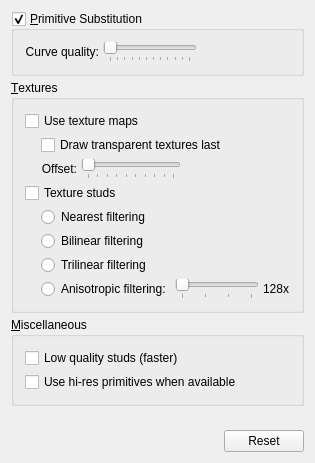
     <widget class="QWidget" name="primitivesTab">
      <attribute name="title">
       <string>Primitives</string>
      </attribute>
      <layout class="QVBoxLayout">
       <property name="spacing">
        <number>4</number>
       </property>
       <property name="leftMargin">
        <number>11</number>
       </property>
       <property name="topMargin">
        <number>11</number>
       </property>
       <property name="rightMargin">
        <number>11</number>
       </property>
       <property name="bottomMargin">
        <number>11</number>
       </property>
       <item>
        <widget class="QGroupBox" name="primitiveSubstitutionButton">
         <property name="title">
          <string>&amp;Primitive Substitution</string>
         </property>
         <property name="checkable">
          <bool>true</bool>
         </property>
         <layout class="QVBoxLayout">
          <property name="spacing">
           <number>4</number>
          </property>
          <property name="leftMargin">
           <number>11</number>
          </property>
          <property name="topMargin">
           <number>11</number>
          </property>
          <property name="rightMargin">
           <number>11</number>
          </property>
          <property name="bottomMargin">
           <number>11</number>
          </property>
          <item>
           <layout class="QHBoxLayout">
            <property name="spacing">
             <number>0</number>
            </property>
            <property name="leftMargin">
             <number>0</number>
            </property>
            <property name="topMargin">
             <number>0</number>
            </property>
            <property name="rightMargin">
             <number>0</number>
            </property>
            <property name="bottomMargin">
             <number>0</number>
            </property>
            <item>
             <layout class="QHBoxLayout">
              <property name="spacing">
               <number>4</number>
              </property>
              <property name="leftMargin">
               <number>0</number>
              </property>
              <property name="topMargin">
               <number>0</number>
              </property>
              <property name="rightMargin">
               <number>0</number>
              </property>
              <property name="bottomMargin">
               <number>0</number>
              </property>
              <item>
               <widget class="QLabel" name="curveQualityLabel">
                <property name="enabled">
                 <bool>true</bool>
                </property>
                <property name="frameShadow">
                 <enum>QFrame::Plain</enum>
                </property>
                <property name="text">
                 <string>Curve quality:</string>
                </property>
                <property name="textFormat">
                 <enum>Qt::AutoText</enum>
                </property>
                <property name="scaledContents">
                 <bool>false</bool>
                </property>
                <property name="alignment">
                 <set>Qt::AlignRight|Qt::AlignTrailing|Qt::AlignVCenter</set>
                </property>
                <property name="wordWrap">
                 <bool>false</bool>
                </property>
               </widget>
              </item>
              <item>
               <widget class="QSlider" name="curveQualitySlider">
                <property name="sizePolicy">
                 <sizepolicy hsizetype="Expanding" vsizetype="Fixed">
                  <horstretch>0</horstretch>
                  <verstretch>0</verstretch>
                 </sizepolicy>
                </property>
                <property name="minimumSize">
                 <size>
                  <width>75</width>
                  <height>0</height>
                 </size>
                </property>
                <property name="maximumSize">
                 <size>
                  <width>100</width>
                  <height>32767</height>
                 </size>
                </property>
                <property name="minimum">
                 <number>1</number>
                </property>
                <property name="maximum">
                 <number>12</number>
                </property>
                <property name="pageStep">
                 <number>1</number>
                </property>
                <property name="orientation">
                 <enum>Qt::Horizontal</enum>
                </property>
                <property name="tickPosition">
                 <enum>QSlider::TicksBelow</enum>
                </property>
               </widget>
              </item>
              <item>
               <spacer name="Spacer19">
                <property name="orientation">
                 <enum>Qt::Horizontal</enum>
                </property>
                <property name="sizeType">
                 <enum>QSizePolicy::Expanding</enum>
                </property>
                <property name="sizeHint" stdset="0">
                 <size>
                  <width>20</width>
                  <height>20</height>
                 </size>
                </property>
               </spacer>
              </item>
             </layout>
            </item>
           </layout>
          </item>
         </layout>
        </widget>
       </item>
       <item>
        <widget class="QGroupBox" name="TexturesGroupBox">
         <property name="title">
          <string>&amp;Textures</string>
         </property>
         <layout class="QVBoxLayout">
          <property name="spacing">
           <number>4</number>
          </property>
          <property name="leftMargin">
           <number>11</number>
          </property>
          <property name="topMargin">
           <number>11</number>
          </property>
          <property name="rightMargin">
           <number>11</number>
          </property>
          <property name="bottomMargin">
           <number>11</number>
          </property>
          <item>
           <layout class="QHBoxLayout">
            <property name="spacing">
             <number>0</number>
            </property>
            <property name="leftMargin">
             <number>0</number>
            </property>
            <property name="topMargin">
             <number>0</number>
            </property>
            <property name="rightMargin">
             <number>0</number>
            </property>
            <property name="bottomMargin">
             <number>0</number>
            </property>
            <item>
             <layout class="QVBoxLayout">
              <property name="spacing">
               <number>4</number>
              </property>
              <property name="leftMargin">
               <number>0</number>
              </property>
              <property name="topMargin">
               <number>0</number>
              </property>
              <property name="rightMargin">
               <number>0</number>
              </property>
              <property name="bottomMargin">
               <number>0</number>
              </property>
              <item>
               <widget class="QCheckBox" name="useTextureMapsButton">
                <property name="text">
                 <string>Use texture maps</string>
                </property>
               </widget>
              </item>
              <item>
               <layout class="QHBoxLayout">
                <property name="spacing">
                 <number>0</number>
                </property>
                <property name="leftMargin">
                 <number>0</number>
                </property>
                <property name="topMargin">
                 <number>0</number>
                </property>
                <property name="rightMargin">
                 <number>0</number>
                </property>
                <property name="bottomMargin">
                 <number>0</number>
                </property>
                <item>
                 <spacer name="spacer_drawtransparent">
                  <property name="orientation">
                   <enum>Qt::Horizontal</enum>
                  </property>
                  <property name="sizeType">
                   <enum>QSizePolicy::Fixed</enum>
                  </property>
                  <property name="sizeHint" stdset="0">
                   <size>
                    <width>16</width>
                    <height>20</height>
                   </size>
                  </property>
                 </spacer>
                </item>
                <item>
                 <layout class="QVBoxLayout">
                  <property name="spacing">
                   <number>4</number>
                  </property>
                  <property name="leftMargin">
                   <number>0</number>
                  </property>
                  <property name="topMargin">
                   <number>0</number>
                  </property>
                  <property name="rightMargin">
                   <number>0</number>
                  </property>
                  <property name="bottomMargin">
                   <number>0</number>
                  </property>
                  <item>
                   <widget class="QCheckBox" name="drawTransparentTexturesLastButton">
                    <property name="text">
                     <string>Draw transparent textures last</string>
                    </property>
                   </widget>
                  </item>
                  <item>
                   <layout class="QHBoxLayout">
                    <property name="spacing">
                     <number>4</number>
                    </property>
                    <property name="leftMargin">
                     <number>0</number>
                    </property>
                    <property name="topMargin">
                     <number>0</number>
                    </property>
                    <property name="rightMargin">
                     <number>0</number>
                    </property>
                    <property name="bottomMargin">
                     <number>0</number>
                    </property>
                    <item>
                     <widget class="QLabel" name="transparentTextureOffsetLabel">
                      <property name="enabled">
                       <bool>true</bool>
                      </property>
                      <property name="frameShadow">
                       <enum>QFrame::Plain</enum>
                      </property>
                      <property name="text">
                       <string>Offset:</string>
                      </property>
                      <property name="textFormat">
                       <enum>Qt::AutoText</enum>
                      </property>
                      <property name="scaledContents">
                       <bool>false</bool>
                      </property>
                      <property name="alignment">
                       <set>Qt::AlignRight|Qt::AlignTrailing|Qt::AlignVCenter</set>
                      </property>
                      <property name="wordWrap">
                       <bool>false</bool>
                      </property>
                     </widget>
                    </item>
                    <item>
                     <widget class="QSlider" name="transparentOffsetSlider">
                      <property name="sizePolicy">
                       <sizepolicy hsizetype="Expanding" vsizetype="Fixed">
                        <horstretch>0</horstretch>
                        <verstretch>0</verstretch>
                       </sizepolicy>
                      </property>
                      <property name="minimumSize">
                       <size>
                        <width>75</width>
                        <height>0</height>
                       </size>
                      </property>
                      <property name="maximumSize">
                       <size>
                        <width>100</width>
                        <height>32767</height>
                       </size>
                      </property>
                      <property name="minimum">
                       <number>10</number>
                      </property>
                      <property name="maximum">
                       <number>100</number>
                      </property>
                      <property name="pageStep">
                       <number>10</number>
                      </property>
                      <property name="orientation">
                       <enum>Qt::Horizontal</enum>
                      </property>
                      <property name="tickPosition">
                       <enum>QSlider::TicksBelow</enum>
                      </property>
                     </widget>
                    </item>
                    <item>
                     <spacer name="Spacer_textureoffset">
                      <property name="orientation">
                       <enum>Qt::Horizontal</enum>
                      </property>
                      <property name="sizeType">
                       <enum>QSizePolicy::Expanding</enum>
                      </property>
                      <property name="sizeHint" stdset="0">
                       <size>
                        <width>20</width>
                        <height>20</height>
                       </size>
                      </property>
                     </spacer>
                    </item>
                   </layout>
                  </item>
                 </layout>
                </item>
               </layout>
              </item>
              <item>
               <widget class="QCheckBox" name="textureStudsButton">
                <property name="text">
                 <string>Texture studs</string>
                </property>
               </widget>
              </item>
              <item>
               <layout class="QHBoxLayout">
                <property name="spacing">
                 <number>0</number>
                </property>
                <property name="leftMargin">
                 <number>0</number>
                </property>
                <property name="topMargin">
                 <number>0</number>
                </property>
                <property name="rightMargin">
                 <number>0</number>
                </property>
                <property name="bottomMargin">
                 <number>0</number>
                </property>
                <item>
                 <spacer name="Spacer16_3_2">
                  <property name="orientation">
                   <enum>Qt::Horizontal</enum>
                  </property>
                  <property name="sizeType">
                   <enum>QSizePolicy::Fixed</enum>
                  </property>
                  <property name="sizeHint" stdset="0">
                   <size>
                    <width>16</width>
                    <height>20</height>
                   </size>
                  </property>
                 </spacer>
                </item>
                <item>
                 <layout class="QVBoxLayout">
                  <property name="spacing">
                   <number>4</number>
                  </property>
                  <property name="leftMargin">
                   <number>0</number>
                  </property>
                  <property name="topMargin">
                   <number>0</number>
                  </property>
                  <property name="rightMargin">
                   <number>0</number>
                  </property>
                  <property name="bottomMargin">
                   <number>0</number>
                  </property>
                  <item>
                   <widget class="QRadioButton" name="nearestFilteringButton">
                    <property name="text">
                     <string>Nearest filtering</string>
                    </property>
                   </widget>
                  </item>
                  <item>
                   <widget class="QRadioButton" name="bilinearFilteringButton">
                    <property name="text">
                     <string>Bilinear filtering</string>
                    </property>
                   </widget>
                  </item>
                  <item>
                   <widget class="QRadioButton" name="trilinearFilteringButton">
                    <property name="text">
                     <string>Trilinear filtering</string>
                    </property>
                   </widget>
                  </item>
                  <item>
                   <layout class="QHBoxLayout">
                    <property name="spacing">
                     <number>4</number>
                    </property>
                    <property name="leftMargin">
                     <number>0</number>
                    </property>
                    <property name="topMargin">
                     <number>0</number>
                    </property>
                    <property name="rightMargin">
                     <number>0</number>
                    </property>
                    <property name="bottomMargin">
                     <number>0</number>
                    </property>
                    <item>
                     <widget class="QRadioButton" name="anisotropicFilteringButton">
                      <property name="text">
                       <string>Anisotropic filtering:</string>
                      </property>
                     </widget>
                    </item>
                    <item>
                     <widget class="QSlider" name="anisotropicFilteringSlider">
                      <property name="sizePolicy">
                       <sizepolicy hsizetype="Preferred" vsizetype="Maximum">
                        <horstretch>0</horstretch>
                        <verstretch>0</verstretch>
                       </sizepolicy>
                      </property>
                      <property name="minimum">
                       <number>1</number>
                      </property>
                      <property name="maximum">
                       <number>4</number>
                      </property>
                      <property name="pageStep">
                       <number>1</number>
                      </property>
                      <property name="orientation">
                       <enum>Qt::Horizontal</enum>
                      </property>
                      <property name="tickPosition">
                       <enum>QSlider::TicksBelow</enum>
                      </property>
                     </widget>
                    </item>
                    <item>
                     <widget class="QLabel" name="anisotropicLabel">
                      <property name="frameShadow">
                       <enum>QFrame::Plain</enum>
                      </property>
                      <property name="text">
                       <string>128x</string>
                      </property>
                      <property name="textFormat">
                       <enum>Qt::AutoText</enum>
                      </property>
                      <property name="alignment">
                       <set>Qt::AlignLeading|Qt::AlignLeft|Qt::AlignVCenter</set>
                      </property>
                      <property name="wordWrap">
                       <bool>false</bool>
                      </property>
                     </widget>
                    </item>
                   </layout>
                  </item>
                 </layout>
                </item>
               </layout>
              </item>
             </layout>
            </item>
           </layout>
          </item>
         </layout>
        </widget>
       </item>
       <item>
        <widget class="QGroupBox" name="primitivesMiscBox">
         <property name="title">
          <string>&amp;Miscellaneous</string>
         </property>
         <layout class="QVBoxLayout">
          <property name="spacing">
           <number>4</number>
          </property>
          <property name="leftMargin">
           <number>11</number>
          </property>
          <property name="topMargin">
           <number>11</number>
          </property>
          <property name="rightMargin">
           <number>11</number>
          </property>
          <property name="bottomMargin">
           <number>11</number>
          </property>
          <item>
           <widget class="QCheckBox" name="lowQualityStudsButton">
            <property name="text">
             <string>Low quality studs (faster)</string>
            </property>
           </widget>
          </item>
          <item>
           <widget class="QCheckBox" name="hiresPrimitivesButton">
            <property name="text">
             <string>Use hi-res primitives when available</string>
            </property>
           </widget>
          </item>
         </layout>
        </widget>
       </item>
       <item>
        <spacer name="Spacer10_2_2">
         <property name="orientation">
          <enum>Qt::Vertical</enum>
         </property>
         <property name="sizeType">
          <enum>QSizePolicy::Expanding</enum>
         </property>
         <property name="sizeHint" stdset="0">
          <size>
           <width>20</width>
           <height>20</height>
          </size>
         </property>
        </spacer>
       </item>
       <item>
        <layout class="QHBoxLayout">
         <property name="spacing">
          <number>6</number>
         </property>
         <property name="leftMargin">
          <number>0</number>
         </property>
         <property name="topMargin">
          <number>0</number>
         </property>
         <property name="rightMargin">
          <number>0</number>
         </property>
         <property name="bottomMargin">
          <number>0</number>
         </property>
         <item>
          <spacer name="Spacer4_2_2_2">
           <property name="orientation">
            <enum>Qt::Horizontal</enum>
           </property>
           <property name="sizeType">
            <enum>QSizePolicy::Expanding</enum>
           </property>
           <property name="sizeHint" stdset="0">
            <size>
             <width>20</width>
             <height>20</height>
            </size>
           </property>
          </spacer>
         </item>
         <item>
          <widget class="QPushButton" name="primitvesResetButton">
           <property name="sizePolicy">
            <sizepolicy hsizetype="Fixed" vsizetype="Fixed">
             <horstretch>0</horstretch>
             <verstretch>0</verstretch>
            </sizepolicy>
           </property>
           <property name="text">
            <string>Reset</string>
           </property>
          </widget>
         </item>
        </layout>
       </item>
      </layout>
     </widget>
